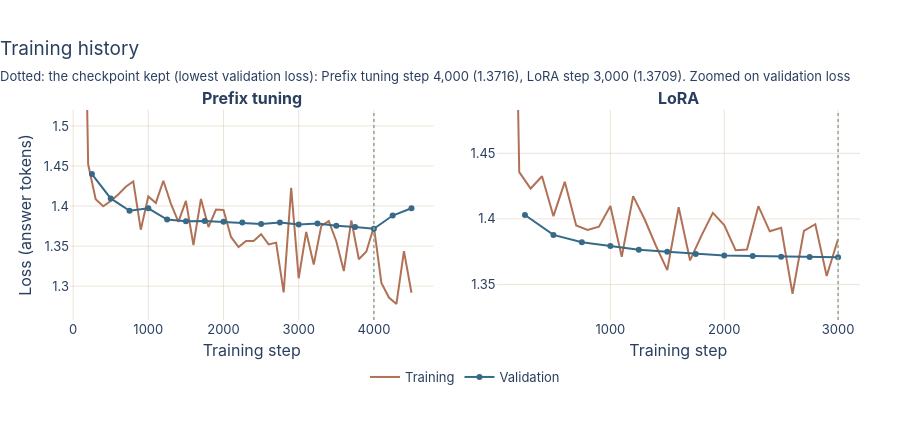

Here is the notebook cell this chart was saved with:
### Markdown cell above
## 3. Training history

### Code cell
save(plot_training_history(trainings), "training_history", width=1100)

### Figure 1 — Plotly figure (JSON) as saved in the notebook; plotly's stock layout.template omitted (floating-point values rounded to 4 significant figures)
{"data": [{"legendgroup": "Training", "line": {"color": "#b07156", "width": 2}, "marker": {"size": 6}, "mode": "lines", "name": "Training", "showlegend": true, "type": "scatter", "x": [1, 100, 200, 300, 400, 500, 600, 700, 800, 900, 1000, 1100, 1200, 1300, 1400, 1500, 1600, 1700, 1800, 1900, 2000, 2100, 2200, 2300, 2400, 2500, 2600, 2700, 2800, 2900, 3000, 3100, 3200, 3300, 3400, 3500, 3600, 3700, 3800, 3900, 4000, 4100, 4200, 4300, 4400, 4500], "xaxis": "x", "y": [6.935, 1.979, 1.452, 1.409, 1.4, 1.406, 1.415, 1.424, 1.431, 1.371, 1.412, 1.404, 1.432, 1.403, 1.38, 1.406, 1.351, 1.409, 1.374, 1.396, 1.395, 1.361, 1.349, 1.356, 1.356, 1.365, 1.352, 1.354, 1.292, 1.423, 1.31, 1.368, 1.327, 1.375, 1.381, 1.356, 1.319, 1.382, 1.334, 1.343, 1.374, 1.304, 1.286, 1.278, 1.344, 1.292], "yaxis": "y"}, {"legendgroup": "Validation", "line": {"color": "#376988", "width": 2}, "marker": {"size": 6}, "mode": "lines+markers", "name": "Validation", "showlegend": true, "type": "scatter", "x": [250, 500, 750, 1000, 1250, 1500, 1750, 2000, 2250, 2500, 2750, 3000, 3250, 3500, 3750, 4000, 4250, 4500], "xaxis": "x", "y": [1.44, 1.41, 1.394, 1.397, 1.383, 1.381, 1.381, 1.38, 1.38, 1.378, 1.38, 1.377, 1.378, 1.375, 1.374, 1.372, 1.388, 1.397], "yaxis": "y"}, {"legendgroup": "Training", "line": {"color": "#b07156", "width": 2}, "marker": {"size": 6}, "mode": "lines", "name": "Training", "showlegend": false, "type": "scatter", "x": [1, 100, 200, 300, 400, 500, 600, 700, 800, 900, 1000, 1100, 1200, 1300, 1400, 1500, 1600, 1700, 1800, 1900, 2000, 2100, 2200, 2300, 2400, 2500, 2600, 2700, 2800, 2900, 3000], "xaxis": "x2", "y": [2.461, 1.917, 1.436, 1.423, 1.433, 1.402, 1.428, 1.395, 1.392, 1.394, 1.41, 1.371, 1.417, 1.4, 1.38, 1.361, 1.409, 1.368, 1.387, 1.405, 1.395, 1.376, 1.377, 1.41, 1.391, 1.393, 1.343, 1.391, 1.396, 1.356, 1.385], "yaxis": "y2"}, {"legendgroup": "Validation", "line": {"color": "#376988", "width": 2}, "marker": {"size": 6}, "mode": "lines+markers", "name": "Validation", "showlegend": false, "type": "scatter", "x": [250, 500, 750, 1000, 1250, 1500, 1750, 2000, 2250, 2500, 2750, 3000], "xaxis": "x2", "y": [1.403, 1.388, 1.382, 1.379, 1.377, 1.375, 1.373, 1.372, 1.372, 1.371, 1.371, 1.371], "yaxis": "y2"}], "layout": {"annotations": [{"font": {"size": 16}, "showarrow": false, "text": "<b>Prefix tuning</b>", "x": 0.23, "xanchor": "center", "xref": "paper", "y": 1, "yanchor": "bottom", "yref": "paper"}, {"font": {"size": 16}, "showarrow": false, "text": "<b>LoRA</b>", "x": 0.77, "xanchor": "center", "xref": "paper", "y": 1, "yanchor": "bottom", "yref": "paper"}], "height": 440, "legend": {"x": 0.5, "xanchor": "center", "y": -0.2, "yanchor": "top"}, "margin": {"b": 120}, "shapes": [{"line": {"color": "#8fa997", "dash": "dot", "width": 1.5}, "type": "line", "x0": 4000, "x1": 4000, "xref": "x", "y0": 0, "y1": 1, "yref": "y domain"}, {"line": {"color": "#8fa997", "dash": "dot", "width": 1.5}, "type": "line", "x0": 3000, "x1": 3000, "xref": "x2", "y0": 0, "y1": 1, "yref": "y2 domain"}], "title": {"subtitle": {"text": "Dotted: the checkpoint kept (lowest validation loss): Prefix tuning step 4,000 (1.3716), LoRA step 3,000 (1.3709). Zoomed on validation loss"}, "text": "Training history"}, "xaxis": {"anchor": "y", "domain": [0, 0.46], "title": {"text": "Training step"}}, "xaxis2": {"anchor": "y2", "domain": [0.54, 1], "title": {"text": "Training step"}}, "yaxis": {"anchor": "x", "domain": [0, 1], "range": [1.258, 1.52], "title": {"text": "Loss (answer tokens)"}}, "yaxis2": {"anchor": "x2", "domain": [0, 1], "range": [1.323, 1.483]}}}
